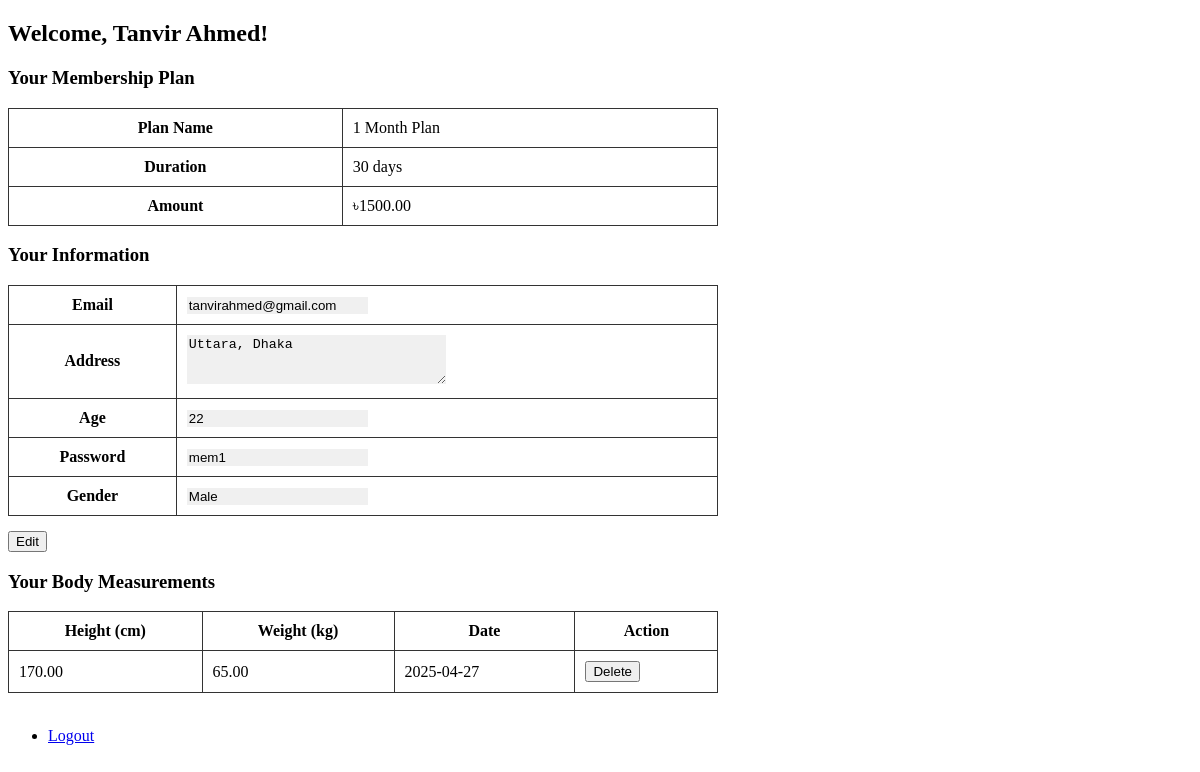
/dashboard/member/member.php (signed in), run on the app's committed database.
### tables this page shows
CREATE TABLE `user` (
  `ID` int(11) NOT NULL,
  `Name` varchar(100) DEFAULT NULL,
  `Email` varchar(255) NOT NULL,
  `Age` int(11) DEFAULT NULL,
  `Gender` enum('Male','Female','Other') DEFAULT NULL,
  `Address` text DEFAULT NULL,
  `Password` varchar(100) DEFAULT NULL,
  `User_type` enum('Admin','Trainer','Receptionist','Member') DEFAULT NULL
);

CREATE TABLE `membership_plan` (
  `Plan_id` int(11) NOT NULL,
  `Name` varchar(100) DEFAULT NULL,
  `Duration` int(11) DEFAULT NULL,
  `Amount` decimal(10,2) DEFAULT NULL,
  `Created_by` int(11) DEFAULT NULL
);

CREATE TABLE `body_measurement` (
  `Measurement_ID` int(11) NOT NULL,
  `Member_ID` int(11) DEFAULT NULL,
  `Trainer_ID` int(11) DEFAULT NULL,
  `Height` decimal(5,2) DEFAULT NULL,
  `Weight` decimal(5,2) DEFAULT NULL,
  `Date_of_measurement` date DEFAULT NULL
);

### dashboard/member/member.php (the view, shortened to what this page needs)
<?php
require_once('../../includes/db_connect.php');
$user_id = $_SESSION['user_id'] ?? null;
$user_stmt = $conn->prepare("SELECT * FROM User WHERE ID = ? AND User_type = 'Member'");
$user_stmt->bind_param("i", $user_id);
$user_stmt->execute();
$user_result = $user_stmt->get_result();
$user = $user_result->fetch_assoc();
$plan_stmt = $conn->prepare("
    SELECT mp.Name, mp.Duration, mp.Amount
    FROM membership_plan mp
    JOIN uses u ON mp.Plan_id = u.Plan_ID
    WHERE u.Member_ID = ?
");
$plan_stmt->bind_param("i", $user_id);
$plan_stmt->execute();
$plan_result = $plan_stmt->get_result();
$plan = $plan_result->fetch_assoc();
$bm_stmt = $conn->prepare("
    SELECT Measurement_ID, Height, Weight, Date_of_measurement
    FROM body_measurement
    WHERE Member_ID = ?
    ORDER BY Date_of_measurement DESC
");
$bm_stmt->bind_param("i", $user_id);
$bm_stmt->execute();
$bm_result = $bm_stmt->get_result();
?>
<!DOCTYPE html>
<html lang="en">
<head>
</head>
<body>
<h2>Welcome, <?php echo htmlspecialchars($user['Name']); ?>!</h2>
<h3>Your Membership Plan</h3>
<?php if ($plan): ?>
    <table>
        <tr><th>Plan Name</th><td><?php echo $plan['Name']; ?></td></tr>
        <tr><th>Duration</th><td><?php echo $plan['Duration']; ?> days</td></tr>
        <tr><th>Amount</th><td>৳<?php echo $plan['Amount']; ?></td></tr>
    </table>
<?php else: ?>
    <p>You are not assigned a membership plan.</p>
<?php endif; ?>
<h3>Your Information</h3>
<form method="POST" onsubmit="return confirmUpdate();">
    <table>
        <tr>
            <th>Email</th>
            <td><input type="email" name="email" value="<?php echo htmlspecialchars($user['Email']); ?>" readonly required></td>
        </tr>
        <tr>
            <th>Address</th>
            <td><textarea name="address" rows="3" cols="30" readonly required><?php echo htmlspecialchars($user['Address']); ?></textarea></td>
        </tr>
        <tr>
            <th>Age</th>
            <td><input type="number" name="age" value="<?php echo htmlspecialchars($user['Age']); ?>" readonly required></td>
        </tr>
        <tr>
            <th>Password</th>
            <td><input type="text" name="password" value="<?php echo htmlspecialchars($user['Password']); ?>" readonly required></td>
        </tr>
        <tr>
            <th>Gender</th>
            <td><input type="text" name="gender" value="<?php echo htmlspecialchars($user['Gender']); ?>" readonly></td>
        </tr>
    </table>
    <div class="action-buttons">
        <button type="button" id="editBtn" onclick="enableEdit()">Edit</button>
    </div>
</form>
<h3>Your Body Measurements</h3>
<?php if ($bm_result->num_rows > 0): ?>
    <table>
        <tr>
            <th>Height (cm)</th>
            <th>Weight (kg)</th>
            <th>Date</th>
            <th>Action</th>
        </tr>
        <?php while ($bm = $bm_result->fetch_assoc()): ?>
            <tr>
                <td><?php echo $bm['Height']; ?></td>
                <td><?php echo $bm['Weight']; ?></td>
                <td><?php echo $bm['Date_of_measurement']; ?></td>
                <td>
                    <button type="button" onclick="confirmDelete(<?php echo $bm['Measurement_ID']; ?>)">Delete</button>
                </td>
            </tr>
        <?php endwhile; ?>
    </table>
<?php else: ?>
    <p>No body measurements recorded.</p>
<?php endif; ?>
<br>
<ul>
    <li><a href="../../logout.php">Logout</a></li>
</ul>
</body>
</html>

### dashboard/member/member.php (style rules this page uses)
table { border-collapse: collapse; width: 60%; }
td, th { border: 1px solid #333; padding: 10px; }
input[readonly], textarea[readonly] { background-color: #f0f0f0; border: none; }
.action-buttons { margin-top: 15px; }

### data on the page
user: Name "Tanvir Ahmed", email "tanvirahmed@gmail.com", address "Uttara, Dhaka", age "22", password "mem1", gender "Male"
membership_plan: Name "1 Month Plan", Duration "30", Amount "1500.00"
body_measurement: Height "170.00", Weight "65.00", Date_of_measurement "2025-04-27"
